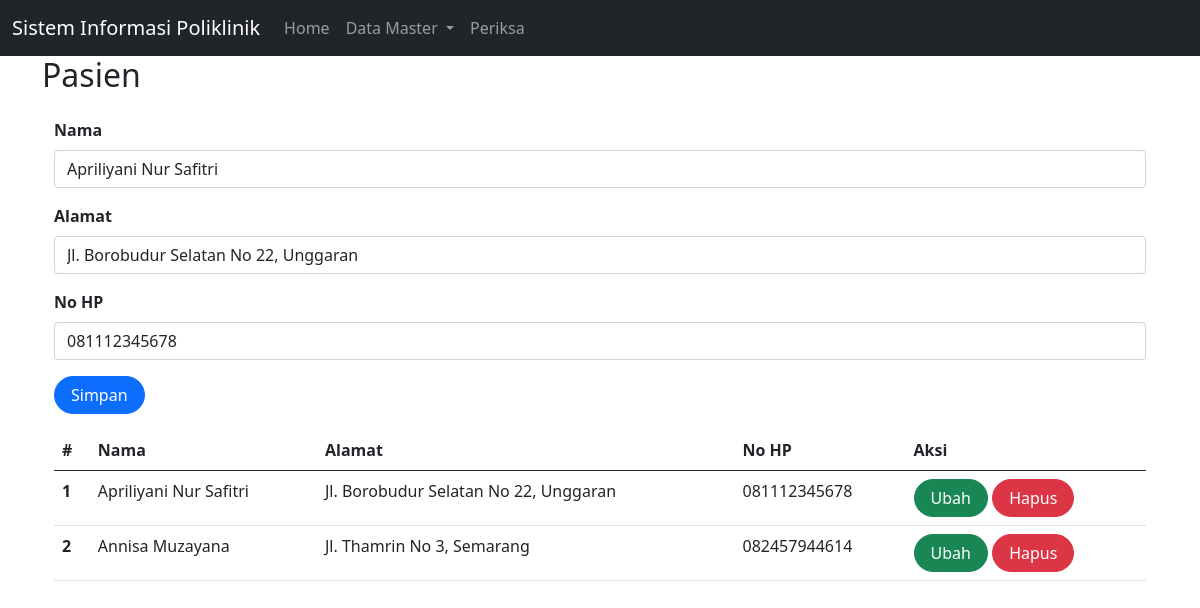
The page /index.php?page=pasien&id=1 on the database its author committed.
### tables this page shows
CREATE TABLE `pasien` (
  `id` int(10) UNSIGNED NOT NULL,
  `nama` varchar(255) DEFAULT NULL,
  `alamat` varchar(255) DEFAULT NULL,
  `no_hp` varchar(50) DEFAULT NULL
);

### pasien.php (the view, shortened to what this page needs)
<?php
include_once("koneksi.php");
?>
<!DOCTYPE html>
<html lang="en">
<head>
    <link href="https://cdn.jsdelivr.net/npm/bootstrap@5.0.2/dist/css/bootstrap.min.css"
    rel="stylesheet"
>
</head>
<body>
    <div class="container">
<form class="form row" method="POST" action="" name="myForm" onsubmit="return(validate());">
    <?php
    $nama = '';
    $alamat = '';
    $no_hp = '';
    if (isset($_GET['id'])) {
        $ambil = mysqli_query($mysqli,
        "SELECT * FROM pasien WHERE id='" . $_GET['id'] . "'");
        while ($row = mysqli_fetch_array($ambil)) {
            $nama = $row['nama'];
            $alamat = $row['alamat'];
            $no_hp= $row['no_hp'];
        }
    ?>
    <?php
    }
    ?>
    <div class="mt-3">
        <label for="inputNama" class="form-label fw-bold">
            Nama
        </label>
        <input type="text" class="form-control" name="nama" id="inputNama" placeholder="Nama" value="<?php echo $nama ?>">
    </div>
    <div class="mt-3">
        <label for="inputAlamat" class="form-label fw-bold">
            Alamat
        </label>
        <input type="text" class="form-control" name="alamat" id="inputAlamat" placeholder="Alamat" value="<?php echo $alamat ?>">
    </div>
    <div class="mt-3">
        <label for="inputNo_hp" class="form-label fw-bold">
            No HP
        </label>
        <input type="text" class="form-control" name="no_hp" id="inputNo_hp" placeholder="No HP" value="<?php echo $no_hp ?>">
    </div>
    <div class="mt-3">
        <button type="submit" class="btn btn-primary rounded-pill px-3" name="simpan">Simpan</button>
    </div>
</form>
<table class="table table-hover mt-3">
    <thead>
        <tr>
            <th scope="col">#</th>
            <th scope="col">Nama</th>
            <th scope="col">Alamat</th>
            <th scope="col">No HP</th>
            <th scope="col">Aksi</th>
        </tr>
    </thead>
    <tbody>
        <?php
        $result = mysqli_query($mysqli,"SELECT * FROM pasien" );
        $no = 1;
        while ($data = mysqli_fetch_array($result)) {
        ?>
            <tr>
                <th scope="row"><?php echo $no++ ?></th>
                <td><?php echo $data['nama'] ?></td>
                <td><?php echo $data['alamat'] ?></td>
                <td><?php echo $data['no_hp'] ?></td>
                <td>
                    <a class="btn btn-success rounded-pill px-3"
                    href="index.php?page=pasien&id=<?php echo $data['id'] ?>">Ubah
                    </a>
                    <a class="btn btn-danger rounded-pill px-3"
                    href="index.php?page=pasien&id=<?php echo $data['id'] ?>&aksi=hapus">Hapus
                    </a>
                </td>
            </tr>
        <?php
        }
        ?>
    </tbody>
</table>
</body>
</html>

### rows shown on the page
pasien: nama "Apriliyani Nur Safitri", alamat "Jl. Borobudur Selatan No 22, Unggaran", no_hp "081112345678"
pasien: nama "Annisa Muzayana", alamat "Jl. Thamrin No 3, Semarang", no_hp "082457944614"

### other values the page prints
$_GET['page'] "Pasien"
